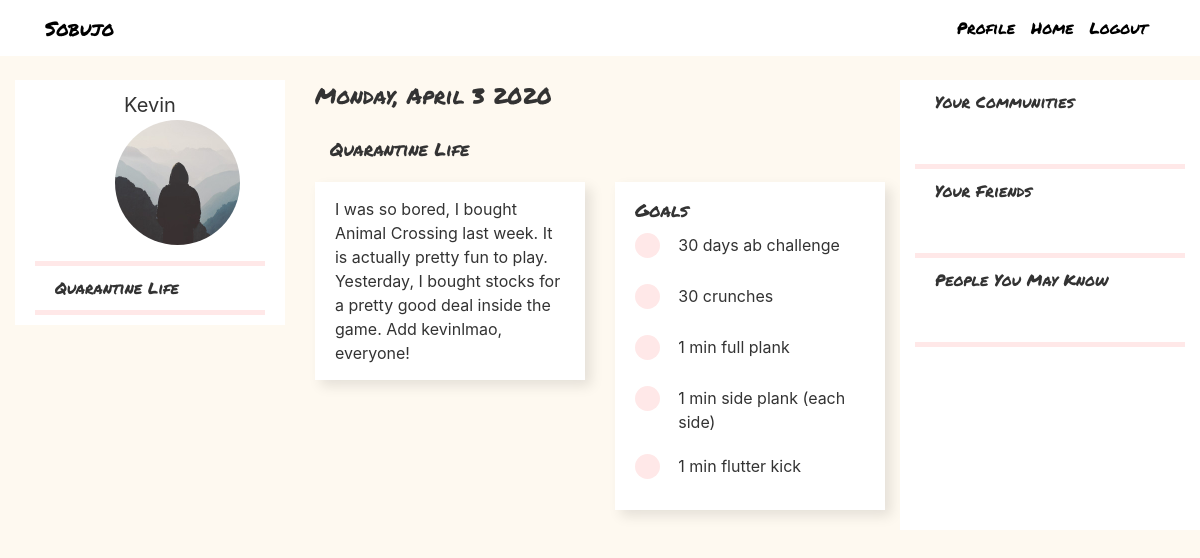
The app's page /journal/2 (signed in) with its own data.
### flaskblog/models.py (models this page shows, shortened)
class User(db.Model, UserMixin):
    id = db.Column(db.Integer, primary_key=True)
    username = db.Column(db.String(20), unique=True, nullable=False)
    email = db.Column(db.String(120), unique=True, nullable=False)
    image_file = db.Column(db.String(20), nullable=False, default='default.jpg')
    password = db.Column(db.String(60), nullable=False)
    pages = db.relationship("Page", backref="user")
    friends = db.relationship("User", secondary=friendship,
                           primaryjoin=id==friendship.c.friend_a_id,
                           secondaryjoin=id==friendship.c.friend_b_id)
    community = db.relationship("Community", secondary=membership, backref="members")
    comments = db.relationship("Comment", backref="author") # received

class Page(db.Model):
    id = db.Column(db.Integer, primary_key=True)
    user_id = db.Column(db.Integer, db.ForeignKey('user.id')) # can be nullable
    community_id = db.Column(db.Integer, db.ForeignKey('community.id')) # can be nullable
    title = db.Column(db.String(100), nullable=False)
    entries = db.relationship("Entry", backref="page")
    goals = db.relationship("Goal", backref="page")

class Entry(db.Model):
    id = db.Column(db.Integer, primary_key=True)
    page_id = db.Column(db.Integer, db.ForeignKey('page.id'), nullable=False)
    text = db.Column(db.String(500), nullable=False)
    comments = db.relationship("Comment", backref="entry")

class Goal(db.Model):
    id = db.Column(db.Integer, primary_key=True)
    page_id = db.Column(db.Integer, db.ForeignKey('page.id'), nullable=False)
    text = db.Column(db.String(500), nullable=False)
    comments = db.relationship("Comment", backref="goal")

### flaskblog/routes.py (the view)
@app.route("/journal/<int:user_id>")
@login_required
def spectate(user_id):
    if user_id == current_user.id:
        return redirect(url_for('home'))
    other_user = User.query.filter_by(id=user_id).first()
    pages = Page.query.filter_by(user_id=user_id).all()
    entries = {}
    goals = {}
    for page in pages:
        entries[page.id] = Entry.query.filter_by(page_id=page.id).all()
        goals[page.id] = Goal.query.filter_by(page_id=page.id).all()
    image_file = url_for('static', filename='profile_pics/' + other_user.image_file)
    return render_template('other_profile.html', pages=pages, entries=entries, goals=goals, image_file=image_file, other_user=other_user )

### flaskblog/models.py (called while the page is built)
@login_manager.user_loader
def load_user(user_id):
    return User.query.get(int(user_id))

### flaskblog/templates/other_profile.html (shortened to what this page needs)
{% extends "layout.html" %}
{% block content %}
<div class="row">
    <div class="col-md-4">
        <div class="content-section">
            <div class="account-heading">{{ other_user.username }}</div>
            <img class="rounded-circle account-img" src="{{ image_file }}">
            <div class="pink-divider"></div>
            {% for page in pages %}
            <div class="sidebar-journal">{{page.title}}</div>
            <div class="pink-divider"></div>
            {% endfor %}
        </div>
    </div>
    <div class="col-md-8">
        <div class="date-style">Monday, April 3 2020</div>
        <br>
        {% for page in pages %}
        <div class="row">
            <div class="header-style">{{ page.title }} </div>
        </div>
        <div class="row">
            <div class="col-md-6">
                <div class="entry-section">
                    {% for entry in entries.get(page.id) %}
                    <div class="entry-style"> {{ entry.text }} </div>
                    {% endfor %}
                </div>
            </div>
            <div class="col-md-6">
                <div class="entry-style">
                    <div class="goal-style"> Goals </div>
                    {% for goal in goals.get(page.id) %}
                    <div class="row individual-goal">
                        <div class="col-md-2">
                            <div class="dot"></div>
                        </div>
                        <div class="col-md-10">
                            <div> {{ goal.text }} </div>
                        </div>
                    </div>
                    {% endfor %}
                </div>
            </div>
        </div>
    {% endfor %}
    </div>
</div>
{% endblock content %}

### flaskblog/templates/layout.html (shortened to what this page needs)
<!DOCTYPE html>
<html>
<head>
    <link rel="stylesheet" href="https://maxcdn.bootstrapcdn.com/bootstrap/4.0.0/css/bootstrap.min.css">
    <link rel="stylesheet" type="text/css" href="{{ url_for('static', filename='main.css') }}">
</head>
<body>
    <header class="site-header">
      <nav class="navbar navbar-expand-md navbar-dark bg-steel fixed-top">
        <div class="container">
          <a class="title-style mr-4" href="/">Sobujo</a>
          <div class="collapse navbar-collapse" id="navbarToggle">
            <div class="navbar-nav">
              {% if current_user.is_authenticated %}
                <a class="nav-item nav-link" href="{{ url_for('journal') }}">Profile</a>
                <a class="nav-item nav-link" href="{{ url_for('home') }}">Home</a>
                <a class="nav-item nav-link" href="{{ url_for('logout') }}">Logout</a>
              {% else %}
                <a class="nav-item nav-link" href="{{ url_for('login') }}">Login</a>
                <a class="nav-item nav-link" href="{{ url_for('register') }}">Register</a>
              {% endif %}
            </div>
          </div>
        </div>
      </nav>
    </header>
    <main role="main" class="container-fluid">
      <div class="row">
        <div class="col-md-9">
          {% block content %}{% endblock %}
        </div>
        <div class="col-md-3 bg-steel">
          <div class="sidebar-section">
            Your Communities
          </div>
          <div class="pink-divider"></div>
          <div class="sidebar-section">
            Your Friends
          </div>
          <div class="pink-divider"></div>
          <div class="sidebar-section">
            People You May Know
          </div>
          <div class="pink-divider"></div>
        </div>
      </div>
    </main>
</body>
</html>

### flaskblog/static/main.css (style rules this page uses)
body { background-color: #FEF9F0; color: #333333; margin-top: 5rem; }
.bg-steel { background-color: #ffffff; }
.title-style { color: black; font-size: 20px; font-family: "Permanent Marker"; }
.site-header .navbar-nav .nav-link { color: black; font-family: "Permanent Marker"; }
.content-section { background: #ffffff; padding: 10px 20px; }
.sidebar-section { background: #ffffff; padding: 10px 20px; font-family: "Permanent Marker"; padding-bottom: 50px; }
.sidebar-journal { background: #ffffff; padding: 10px 20px; font-family: "Permanent Marker"; }
.account-img { height: 125px; width: 125px; margin-bottom: 16px; margin-right: 80px; margin-left: 80px; }
.account-heading { font-size: 20px; text-align: center; }
.pink-divider { background-color: #FFE8E8; height: 5px; width: 100%; }
.date-style { font-family: "Permanent Marker"; font-size: 22px; line-height: 32px; }
.header-style { font-family: "Permanent Marker"; font-size: 18px; line-height: 26px; margin-left: 30px; }
.dot { height: 25px; width: 25px; background-color: #FFE8E8; border-radius: 50%; display: inline-block; }
.entry-style { margin-top: 20px; background: #ffffff; padding: 15px 20px; box-shadow: 6px 6px 12px rgba(0, 0, 0, 0.1); margin-bottom: 20px; }
.goal-style { font-family: "Permanent Marker"; font-size: 18px; line-height: 26px; }
.individual-goal { padding-top: 10px; padding-bottom: 10px; }

### records on screen
User: username "Kevin"
Page: title "Quarantine Life"
Entry: text "I was so bored, I bought Animal Crossing last week. It is actually pretty fun to play. Yesterday, I bought stocks for a pretty good deal inside the game. Add kevinlmao, everyone!"
Goal: text "30 days ab challenge"
Goal: text "30 crunches"
Goal: text "1 min full plank"
Goal: text "1 min side plank (each side)"
Goal: text "1 min flutter kick"
